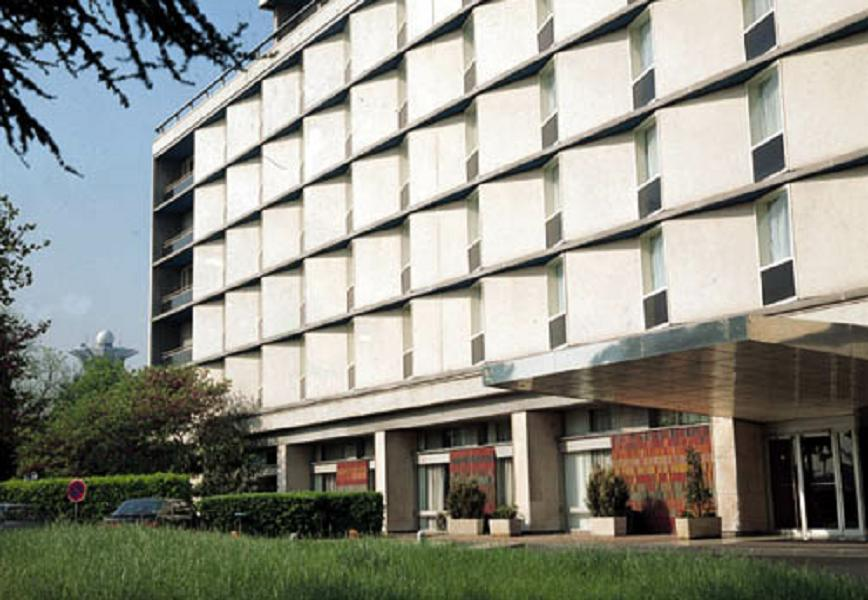
#> input picture 005  - computer_vision_parte_1/002 - PRA/Imagenes/building.jpg, 868 x 600 px, found by its file name; its folder holds 5 pictures in this run
$ jupyter execute '006d - restauracion y algoritmos de inpainting.ipynb'
#> lines starting #> are read from the running program, lines starting #| are printed output that depends on the picture; after the words box and inside, x2 and y2 are one past the last pixel; in counts of white or black regions, pixels touching at a corner belong together
# Restauración y algoritmos de inpainting

En este cuaderno vas a simular daños sobre una imagen y después vas a comparar dos algoritmos de `inpainting`. La idea es entender qué tipo de problema intentan resolver y qué tan plausible resulta la reconstrucción.

## Objetivo

Construir una imagen dañada de manera controlada y comparar cómo la restauran dos métodos de OpenCV: Telea y Navier-Stokes.

## Resultados de aprendizaje

Al finalizar este cuaderno, vas a poder:

- crear una máscara de daño sintética;
- aplicar `cv2.inpaint()` con dos variantes;
- comparar resultados globales y locales;
- discutir límites de plausibilidad en restauración automática.

## Relación con la secuencia

Este cuaderno se apoya en el trabajo previo con máscaras y limpieza. Acá la máscara ya no sirve para segmentar un objeto, sino para indicar qué región debe ser reconstruida.

## Módulos que vamos a usar

- `cv2`: para crear la máscara y aplicar los algoritmos de inpainting.
- `numpy`: para construir regiones dañadas.
- `matplotlib.pyplot`: para comparar resultados.
- `pathlib.Path`: para abrir la imagen de trabajo.

[cell 1]
# Importamos Path para construir rutas de archivos de forma portable.
from pathlib import Path

# Importamos OpenCV para crear la mascara y aplicar inpainting.
import cv2

# Importamos NumPy para trabajar con matrices y mascaras binarias.
import numpy as np

# Importamos Matplotlib para comparar visualmente cada etapa.
import matplotlib.pyplot as plt

# Construimos la ruta de la imagen base.
ruta_imagen = Path("Imagenes") / "building.jpg"

# Leemos la imagen en color.
imagen_bgr = cv2.imread(str(ruta_imagen), cv2.IMREAD_COLOR)
#> imagen_bgr is the input picture: shape (600, 868, 3); mean B, G, R 133.7, 143.6, 142.9
if imagen_bgr is None:
    raise FileNotFoundError(f"No se pudo leer la imagen: {ruta_imagen}")

# Convertimos a RGB para mostrarla correctamente con Matplotlib.
imagen_rgb = cv2.cvtColor(imagen_bgr, cv2.COLOR_BGR2RGB)

# Guardamos alto y ancho para construir la mascara con el mismo tamano.
alto, ancho = imagen_rgb.shape[:2]
#> alto = 600; ancho = 868

## 1. Imagen original y construcción del daño

Vamos a crear un daño sintético sobre la imagen original. Esto es útil porque conocemos la escena previa y podemos comparar mejor qué tan razonable resulta la reconstrucción.

[cell 2]
# La mascara de dano marca en blanco las zonas que el algoritmo debera reconstruir.
mascara_dano = np.zeros((alto, ancho), dtype=np.uint8)

# Dibujamos rayones y una zona tapada para simular defectos distintos.
cv2.line(mascara_dano, (90, 120), (470, 120), 255, 10)
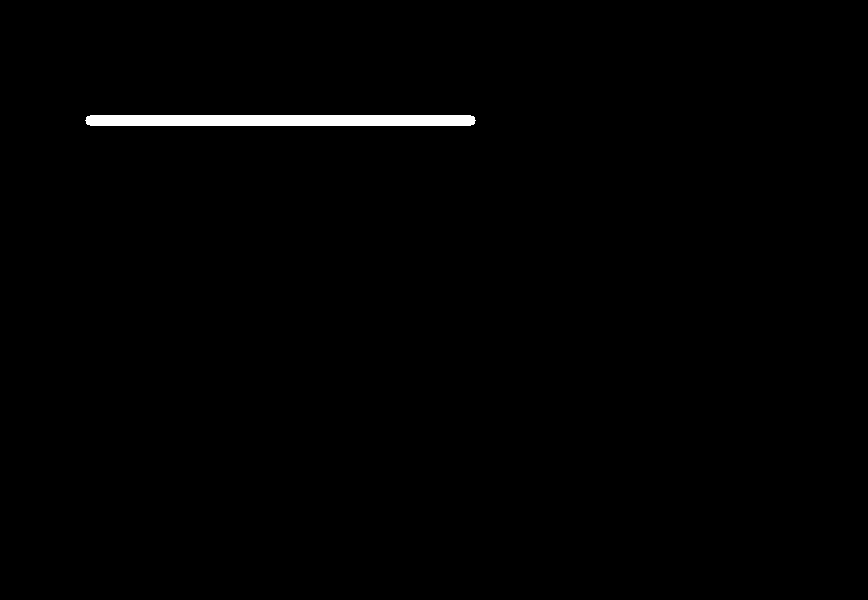
#> mascara_dano: shape (600, 868); 0.82% white; 1 white region, box (x1, y1, x2, y2) and area: (85, 115, 476, 126) 4261
cv2.line(mascara_dano, (200, 60), (230, 320), 255, 8)
cv2.rectangle(mascara_dano, (330, 210), (470, 280), 255, -1)
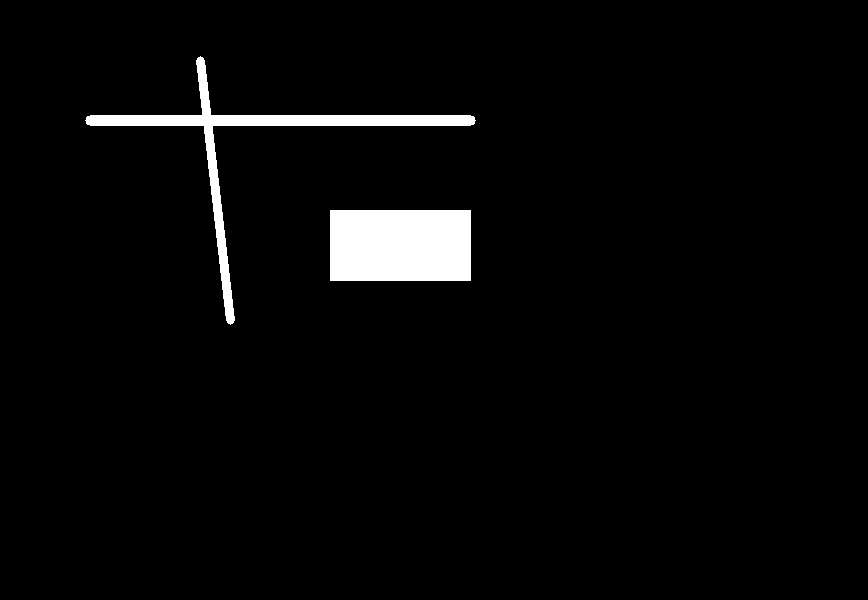
#> mascara_dano: shape (600, 868); 3.2% white; 2 white regions, box (x1, y1, x2, y2) and area: (330, 210, 471, 281) 10011, (85, 56, 476, 325) 6542

# La imagen danada se obtiene reemplazando la zona marcada por blanco.
imagen_danada_bgr = imagen_bgr.copy()
imagen_danada_bgr[mascara_dano == 255] = (255, 255, 255)
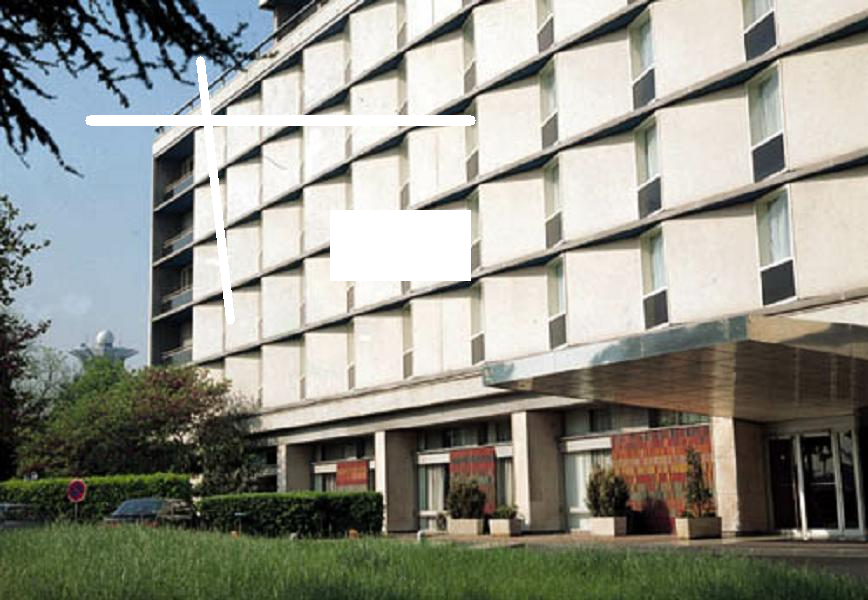
#> imagen_danada_bgr: shape (600, 868, 3); 3.18% of pixels changed, all inside (x1, y1, x2, y2) = (85, 56, 476, 325)

# Convertimos la version danada a RGB para visualizarla.
imagen_danada_rgb = cv2.cvtColor(imagen_danada_bgr, cv2.COLOR_BGR2RGB)

[cell 3]
# Se comparan la imagen original, la mascara y el resultado danado
# para entender que informacion perdio el algoritmo antes de restaurar.
fig, ejes = plt.subplots(1, 3, figsize=(15, 5), constrained_layout=True)
ejes[0].imshow(imagen_rgb)
ejes[0].set_title("Original", fontweight="bold", loc="left")
ejes[0].axis("off")
ejes[1].imshow(mascara_dano, cmap="gray")
ejes[1].set_title("Mascara de dano", fontweight="bold", loc="left")
ejes[1].axis("off")
ejes[2].imshow(imagen_danada_rgb)
ejes[2].set_title("Imagen danada", fontweight="bold", loc="left")
ejes[2].axis("off")
plt.show()
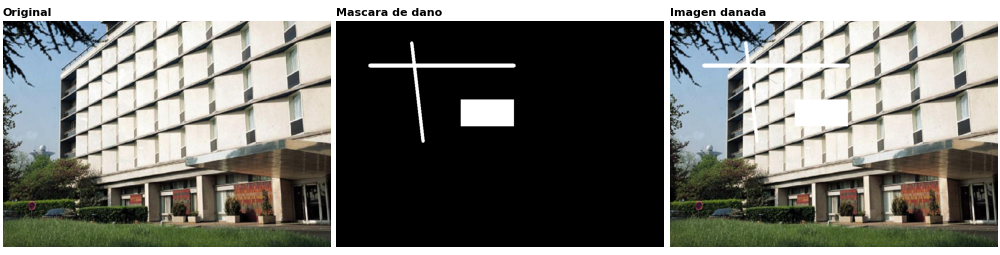
#> figure drawn by matplotlib, 3 panels

## 2. Aplicar dos métodos de inpainting

OpenCV ofrece dos variantes conocidas. Las vamos a usar con la misma máscara para ver cómo cambia la reconstrucción.

[cell 4]
# Telea propaga informacion cercana de forma rapida y suele verse
# convincente en danos pequenos o lineales.
imagen_telea_bgr = cv2.inpaint(imagen_danada_bgr, mascara_dano, 3, cv2.INPAINT_TELEA)

# Navier-Stokes intenta continuar estructuras a partir del entorno.
imagen_ns_bgr = cv2.inpaint(imagen_danada_bgr, mascara_dano, 3, cv2.INPAINT_NS)

# Convertimos ambos resultados a RGB para compararlos.
imagen_telea_rgb = cv2.cvtColor(imagen_telea_bgr, cv2.COLOR_BGR2RGB)
imagen_ns_rgb = cv2.cvtColor(imagen_ns_bgr, cv2.COLOR_BGR2RGB)

[cell 5]
# Esta comparacion global permite ver cual metodo deja menos marcas
# artificiales y cual reconstruye mejor las zonas grandes danadas.
fig, ejes = plt.subplots(1, 3, figsize=(15, 5), constrained_layout=True)
ejes[0].imshow(imagen_danada_rgb)
ejes[0].set_title("Imagen danada", fontweight="bold", loc="left")
ejes[0].axis("off")
ejes[1].imshow(imagen_telea_rgb)
ejes[1].set_title("Inpainting Telea", fontweight="bold", loc="left")
ejes[1].axis("off")
ejes[2].imshow(imagen_ns_rgb)
ejes[2].set_title("Inpainting Navier-Stokes", fontweight="bold", loc="left")
ejes[2].axis("off")
plt.show()

## 3. Mirar una región local

En restauración, la comparación global no siempre alcanza. Una zona recortada ayuda a ver si las líneas continúan de forma plausible o si la reconstrucción deja marcas artificiales.

[cell 6]
# Se define un recorte para mirar continuidad de lineas y texturas locales.
fila_inicial, fila_final = 80, 310
columna_inicial, columna_final = 70, 320

recorte_danado = imagen_danada_rgb[fila_inicial:fila_final, columna_inicial:columna_final]
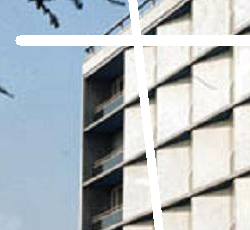
#> recorte_danado: shape (230, 250, 3); mean R, G, B 178, 186.3, 191.1
recorte_telea = imagen_telea_rgb[fila_inicial:fila_final, columna_inicial:columna_final]
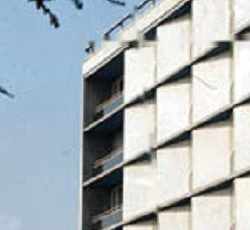
#> recorte_telea: shape (230, 250, 3); mean R, G, B 172.7, 181.6, 186.5
recorte_ns = imagen_ns_rgb[fila_inicial:fila_final, columna_inicial:columna_final]

fig, ejes = plt.subplots(1, 3, figsize=(14, 4), constrained_layout=True)
ejes[0].imshow(recorte_danado)
ejes[0].set_title("Recorte danado", fontweight="bold", loc="left")
ejes[0].axis("off")
ejes[1].imshow(recorte_telea)
ejes[1].set_title("Recorte Telea", fontweight="bold", loc="left")
ejes[1].axis("off")
ejes[2].imshow(recorte_ns)
ejes[2].set_title("Recorte Navier-Stokes", fontweight="bold", loc="left")
ejes[2].axis("off")
plt.show()

# Actividad extendida: danamos otra zona y repetimos el experimento.
mascara_dano_alternativa = np.zeros((alto, ancho), dtype=np.uint8)
cv2.rectangle(mascara_dano_alternativa, (120, 40), (210, 210), 255, -1)
#> mascara_dano_alternativa: shape (600, 868); 3% white; 1 white region, box (x1, y1, x2, y2) and area: (120, 40, 211, 211) 15561
cv2.line(mascara_dano_alternativa, (260, 50), (430, 260), 255, 7)
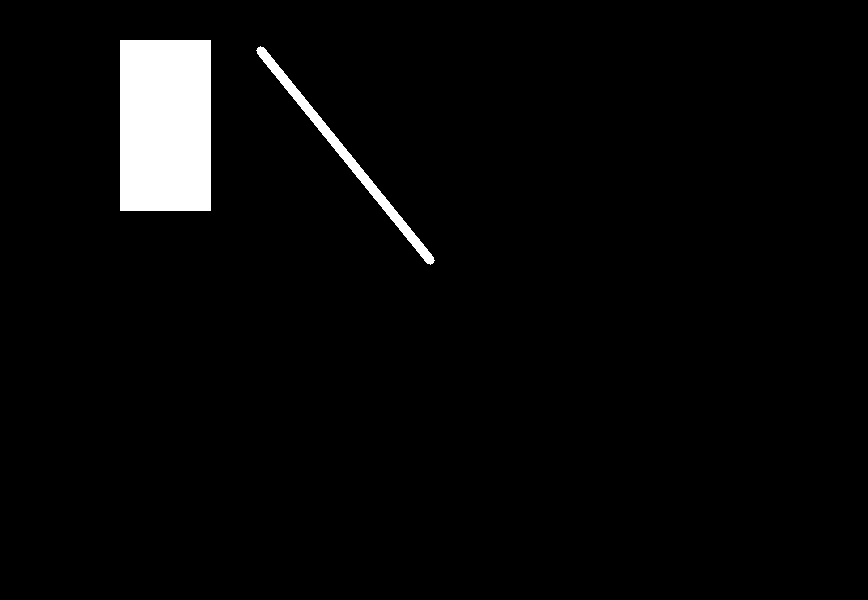
#> mascara_dano_alternativa: shape (600, 868); 3.5% white; 2 white regions, box (x1, y1, x2, y2) and area: (120, 40, 211, 211) 15561, (256, 46, 435, 265) 2581

imagen_danada_alt_bgr = imagen_bgr.copy()
imagen_danada_alt_bgr[mascara_dano_alternativa == 255] = (255, 255, 255)
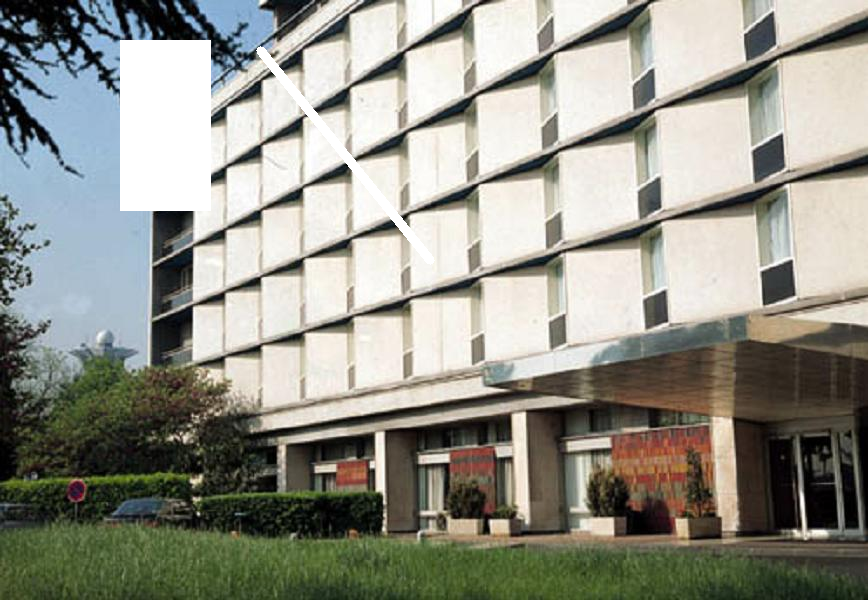
#> imagen_danada_alt_bgr: shape (600, 868, 3); 3.48% of pixels changed, all inside (x1, y1, x2, y2) = (120, 40, 435, 265)
imagen_danada_alt_rgb = cv2.cvtColor(imagen_danada_alt_bgr, cv2.COLOR_BGR2RGB)
imagen_telea_alt_rgb = cv2.cvtColor(cv2.inpaint(imagen_danada_alt_bgr, mascara_dano_alternativa, 3, cv2.INPAINT_TELEA), cv2.COLOR_BGR2RGB)
imagen_ns_alt_rgb = cv2.cvtColor(cv2.inpaint(imagen_danada_alt_bgr, mascara_dano_alternativa, 3, cv2.INPAINT_NS), cv2.COLOR_BGR2RGB)

fig, ejes = plt.subplots(1, 3, figsize=(15, 5), constrained_layout=True)
ejes[0].imshow(imagen_danada_alt_rgb)
ejes[0].set_title("Dano alternativo", fontweight="bold", loc="left")
ejes[0].axis("off")
ejes[1].imshow(imagen_telea_alt_rgb)
ejes[1].set_title("Telea alternativo", fontweight="bold", loc="left")
ejes[1].axis("off")
ejes[2].imshow(imagen_ns_alt_rgb)
ejes[2].set_title("Navier-Stokes alternativo", fontweight="bold", loc="left")
ejes[2].axis("off")
plt.show()

Acá la pregunta importante no es si el algoritmo “adivinó” exactamente el original, sino si logró una reconstrucción verosímil para la zona dañada. En restauración automática, esa diferencia es clave.

## Actividad breve

Modifica la mascara de dano para que afecte otra zona de la imagen y repeti el experimento.

[cell 7]
# Nueva mascara de daño en otra zona de la imagen
mascara_dano_nueva = np.zeros((alto, ancho), dtype=np.uint8)

# Se agregan daños en otra región para comparar la reconstrucción
cv2.rectangle(mascara_dano_nueva, (120, 40), (220, 180), 255, -1)
#> mascara_dano_nueva: shape (600, 868); 2.7% white; 1 white region, box (x1, y1, x2, y2) and area: (120, 40, 221, 181) 14241
cv2.line(mascara_dano_nueva, (260, 80), (430, 260), 255, 8)
cv2.circle(mascara_dano_nueva, (420, 120), 35, 255, -1)
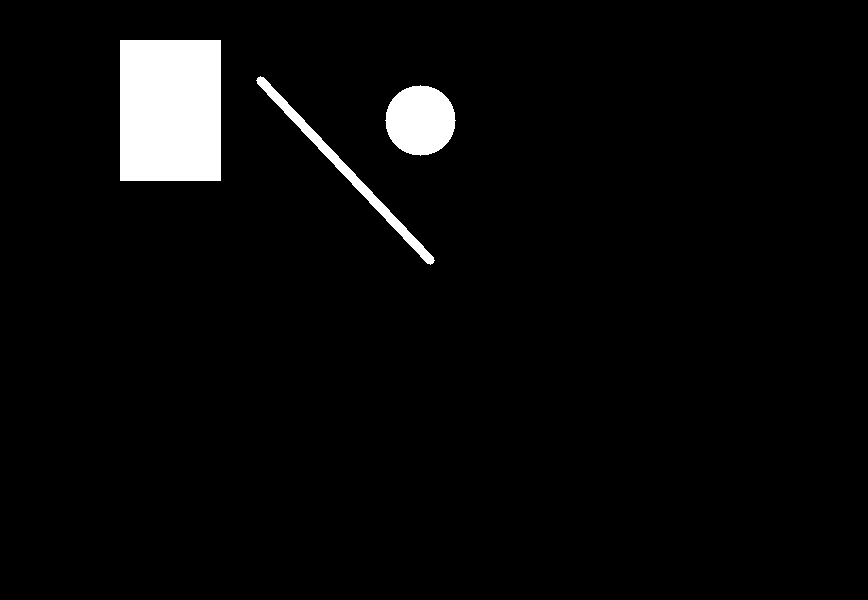
#> mascara_dano_nueva: shape (600, 868); 3.9% white; 3 white regions, box (x1, y1, x2, y2) and area: (120, 40, 221, 181) 14241, (385, 85, 456, 156) 3853, (256, 76, 435, 265) 2301

# Se genera una nueva imagen dañada a partir de la original
imagen_danada_nueva_bgr = imagen_bgr.copy()
imagen_danada_nueva_bgr[mascara_dano_nueva == 255] = (255, 255, 255)
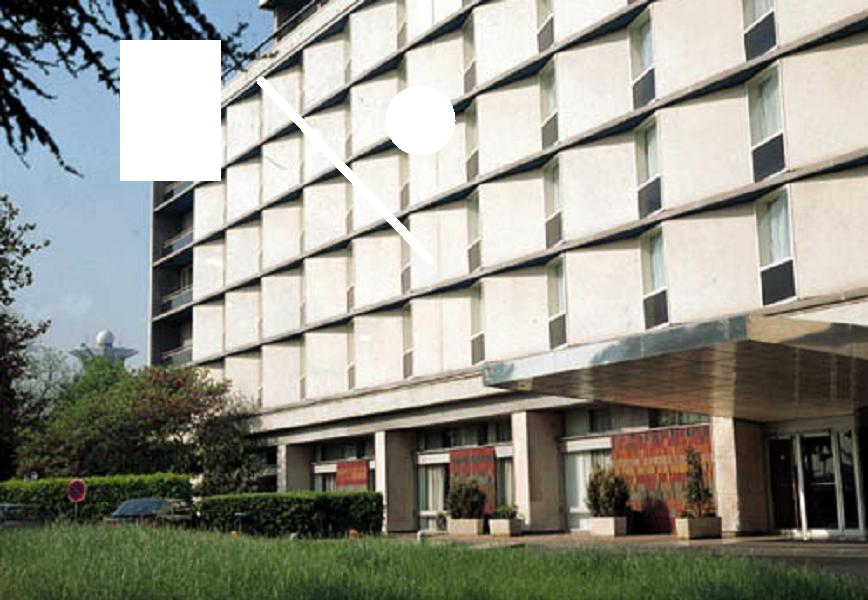
#> imagen_danada_nueva_bgr: shape (600, 868, 3); 3.91% of pixels changed, all inside (x1, y1, x2, y2) = (120, 40, 456, 265)
imagen_danada_nueva_rgb = cv2.cvtColor(imagen_danada_nueva_bgr, cv2.COLOR_BGR2RGB)

# Se aplican nuevamente los dos métodos de inpainting
imagen_telea_nueva_bgr = cv2.inpaint(
    imagen_danada_nueva_bgr,
    mascara_dano_nueva,
    3,
    cv2.INPAINT_TELEA
)

imagen_ns_nueva_bgr = cv2.inpaint(
    imagen_danada_nueva_bgr,
    mascara_dano_nueva,
    3,
    cv2.INPAINT_NS
)

# Se convierten a RGB para visualizar con Matplotlib
imagen_telea_nueva_rgb = cv2.cvtColor(imagen_telea_nueva_bgr, cv2.COLOR_BGR2RGB)
imagen_ns_nueva_rgb = cv2.cvtColor(imagen_ns_nueva_bgr, cv2.COLOR_BGR2RGB)

# Comparación visual
fig, ejes = plt.subplots(1, 4, figsize=(18, 5), constrained_layout=True)

ejes[0].imshow(mascara_dano_nueva, cmap="gray")
ejes[0].set_title("Nueva mascara", fontweight="bold", loc="left")
ejes[0].axis("off")

ejes[1].imshow(imagen_danada_nueva_rgb)
ejes[1].set_title("Nueva imagen dañada", fontweight="bold", loc="left")
ejes[1].axis("off")

ejes[2].imshow(imagen_telea_nueva_rgb)
ejes[2].set_title("Telea", fontweight="bold", loc="left")
ejes[2].axis("off")

ejes[3].imshow(imagen_ns_nueva_rgb)
ejes[3].set_title("Navier-Stokes", fontweight="bold", loc="left")
ejes[3].axis("off")

plt.show()
